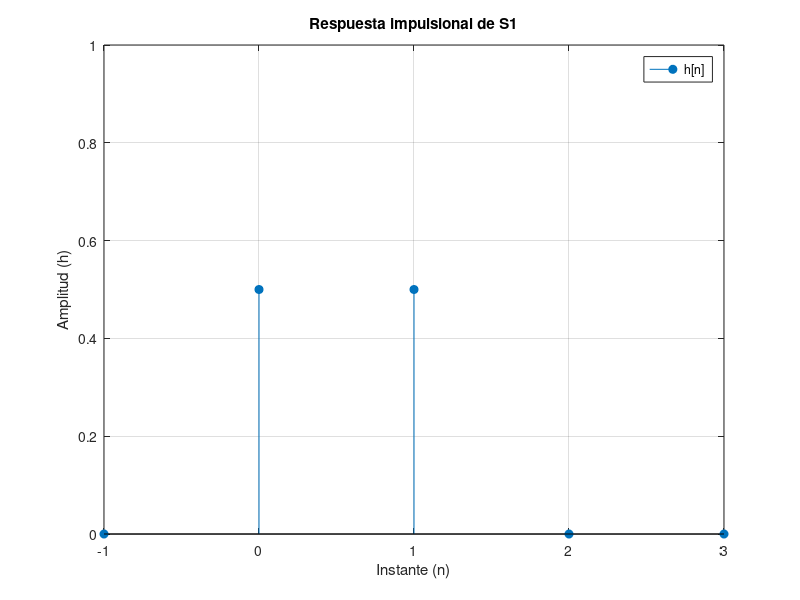
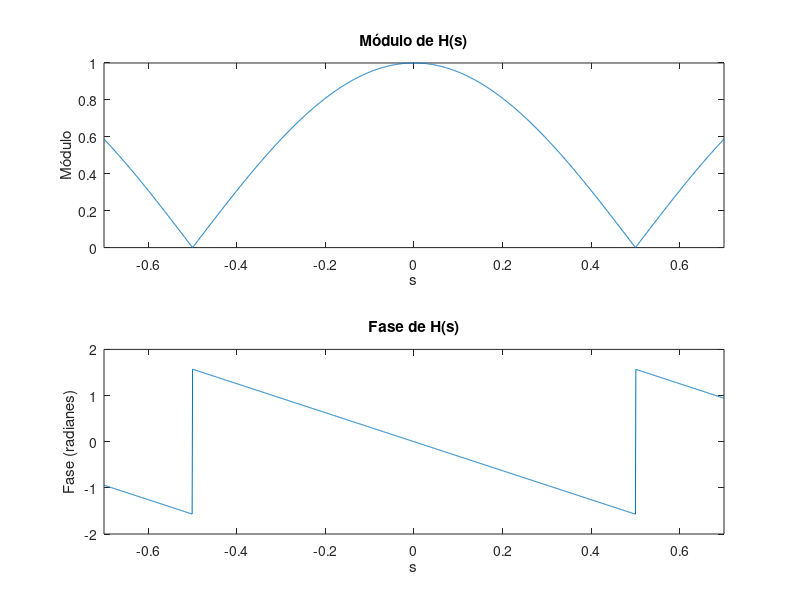

Here is the MATLAB script that generated these plots, in order:
% Grafico de respuesta impulsional y respuesta en frecuencia de Sistema S1

% Respuesta impulsional
n=[-1:3];
x=zeros(size(n));
x(2)=1/2;
x(3)=1/2;

stem(n, x, 'filled');
xlabel('Instante (n)'); % Etiqueta del eje x
ylabel('Amplitud (h)'); % Etiqueta del eje y
ylim([0 1]);
title('Respuesta impulsional de S1'); % Título del gráfico
grid on; % Activa la cuadrícula en el gráfico
legend('h[n]'); % Agrega una leyenda
print -f1 -dpng img/S1_impulsional % Importar figura

% Respuesta en frecuencia
s = -0.7:0.001:0.7;

H_s = (1/2)+(1/2).*exp(-1*i * 2 * pi * s);

subplot(2, 1, 1);
plot(s, abs(H_s));
xlabel('s');
xlim([-0.7 0.7]);
ylabel('Módulo');
title('Módulo de H(s)');

subplot(2, 1, 2);
plot(s, angle(H_s));
xlabel('s');
xlim([-0.7 0.7]);
ylabel('Fase (radianes)');
title('Fase de H(s)');

print -f1 -dpng img/S1_frecuencia % Importar figura
